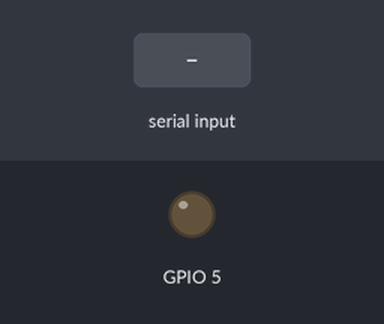
The sketch below on a simulated ESP32. On the bench: output pins drawn as LEDs (lit = HIGH). The test bench sets the inputs (shaded band).

Above: at 1.2 s.
1.3 s: "s\n" received over Serial
At 2.8 s:
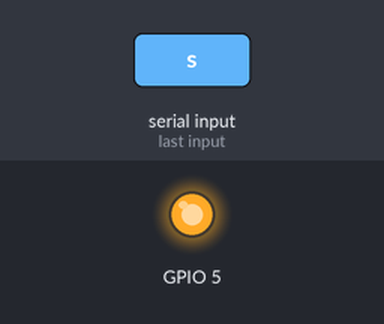
Timing chart, 0 to 4.3 s (numbered marks = the images above; inputs shaded):
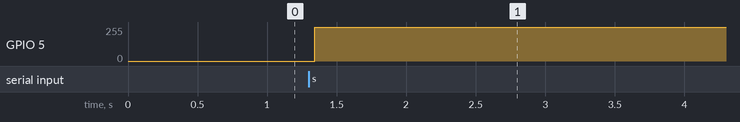

The sketch:

Master_SPI.ino
```cpp
#include <SPI.h>

#ifdef ALTERNATE_PINS
  #define VSPI_MISO   19
  #define VSPI_MOSI   23
  #define VSPI_SCLK   18
  #define VSPI_SS     5
#else
  #define VSPI_MISO   MISO
  #define VSPI_MOSI   MOSI
  #define VSPI_SCLK   SCK
  #define VSPI_SS     SS
#endif

static const int spiClk = 1000000; // 1 MHz

char input;

const int size_arr = 25;
char buf[size_arr];
String sendData = "Hello from Master";

//uninitalised pointers to SPI objects
SPIClass* vspi = NULL;

void setup() {
    Serial.begin(115200);

    vspi = new SPIClass(VSPI);

#ifndef ALTERNATE_PINS
    vspi->begin();
#else
    vspi->begin(VSPI_SCLK, VSPI_MISO, VSPI_MOSI, VSPI_SS);
#endif

    pinMode(VSPI_SS, OUTPUT); //HSPI SS

    vspi->beginTransaction(SPISettings(spiClk, MSBFIRST, SPI_MODE0));
}

void loop() {
    input = Serial.read();

    if(input == 's'){
      sendData.toCharArray(buf, size_arr);
      spi_transmis(VSPI_SS, buf);
    }
    delay(50);
}

void send_spi(int selectPin, byte pram) {
    digitalWrite(selectPin, LOW);
    vspi->transfer(pram);
    digitalWrite(selectPin, HIGH);
    vspi->endTransaction();
    delayMicroseconds(75);
}

void spi_transmis(int selectPin, char buf[]) {
  for (int i = 0; i < size_arr; i++) {
    send_spi(selectPin, buf[i]);
  }
  send_spi(selectPin, '\n');
}
```

Measured:
- after the input at 1.3 s, GPIO 5: 0/255 → 255/255 at once
